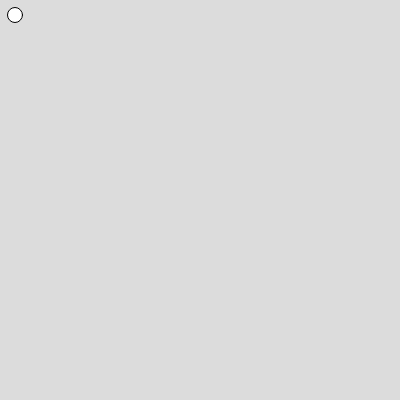
Frame 1 (no input)
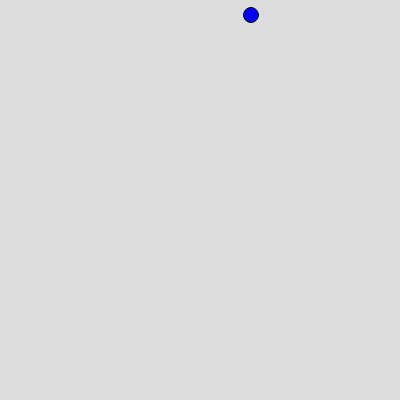
Frame 60 (no input)
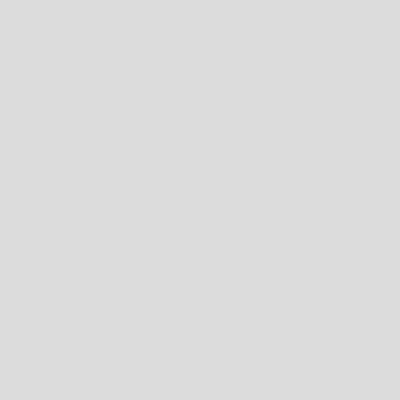
Frame 120 (the mouse pressed at the canvas centre since frame 60)

The p5.js sketch that drew these frames (run headless with seeded random() and noise() and a simulated clock; from frame 60 on, the mouse is pressed at the canvas centre):

// p5.js sketch
// ── sketch.js
var ball = {
x:15,
y:15,
radius:15,
xspeed:0,
yspeed:0,
colour:"blue"
}

function setup() {
  createCanvas(400, 400);
}

function draw() {
  background(220);
circle(
  ball.x,
  ball.y,
ball.radius
)
ball.xspeed=4
ball.x=ball.x+ball.xspeed
fill (
  ball.colour
)

}
